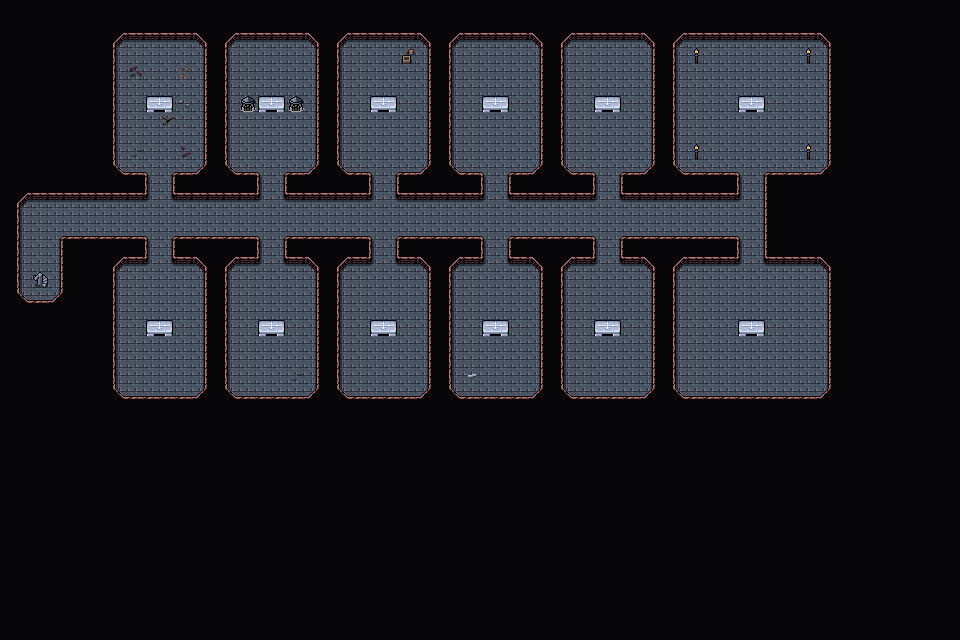

The image is a tile-based game level rendered from a .tmx file. Its description and source (layers, tilesets, objects; grid data summarised) follow:
An orthogonal 60x40 tile map with 16x16 px tiles, 3 tile layers (Background, Walls, Clutter), 2 tilesets and 16 objects.

<map version="1.10" tiledversion="1.11.2" orientation="orthogonal" renderorder="right-down" width="60" height="40" tilewidth="16" tileheight="16" infinite="0" nextlayerid="8" nextobjectid="100">
 <editorsettings>
  <export target="wastetown..tmx" format="tmx" />
 </editorsettings>
 <properties>
  <property name="dungeonEffect" value="{&quot;startBattleWithCard&quot;: [ &quot;Voldaren Estate&quot;, &quot;Voldaren Bloodcaster&quot; ]}" />
 </properties>
 <tileset firstgid="1" source="../../../../common/maps/tileset/main.tsx" />
 <tileset firstgid="10113" source="../../../../common/maps/tileset/buildings.tsx" />
 <layer id="1" name="Background" width="60" height="40">
  <data>[2400 cells, 2400 non-empty, 1 distinct tile ids]</data>
 </layer>
 <layer id="2" name="Walls" width="60" height="40">
  <data>[2400 cells, 1959 non-empty, 14 distinct tile ids]</data>
 </layer>
 <layer id="3" name="Clutter" width="60" height="40">
  <properties>
   <property name="spriteLayer" type="bool" value="true" />
  </properties>
  <data>[2400 cells, 40 non-empty, 13 distinct tile ids]</data>
 </layer>
 <objectgroup id="4" name="Objects">
  <object id="66" template="../../../../common/maps/obj/door_up.tx" x="35.2402" y="285.749">
   <properties>
    <property name="teleport" value="../Realm of Legends/maps/map/evilgrove/Castle_Voldaren_1.tmx" />
    <property name="teleportObjectId" value="66" />
   </properties>
  </object>
  <object id="79" template="../../../../common/maps/obj/enemy.tx" x="744.5" y="166.287">
   <properties>
    <property name="defeatDialog">[
	{
	   "text": "The great vampire staggers back, your final blow already causing his body to begin dissolving into dust.
'Slain by one such as you... What an ignoble fate...'",
   "options": [{
      "name": "(Continue)", "action": [{"deleteMapObject":-1}]}]
	}
	]</property>
    <property name="effect" value="{&quot;startBattleWithCard&quot;: [&quot;Ceremonial Knife|VOW&quot;, &quot;Groom's Finery|VOW&quot;, &quot;Glass-Cast Heart|VOC&quot;, &quot;Blood Fountain|VOW&quot;, &quot;Wedding Invitation|VOW&quot;]}" />
    <property name="enemy" value="Edgar Markov" />
    <property name="spawn.Hard" type="bool" value="false" />
    <property name="spawn.Insane" type="bool" value="false" />
    <property name="speedModifier" type="float" value="0" />
    <property name="threatRange" type="int" value="0" />
   </properties>
  </object>
  <object id="83" template="../../../../common/maps/obj/enemy.tx" x="489.178" y="225.9">
   <properties>
    <property name="enemy" value="Sorin" />
    <property name="speedModifier" type="float" value="50" />
    <property name="threatRange" type="int" value="50" />
    <property name="waypoints" value="" />
   </properties>
  </object>
  <object id="84" template="../../../../common/maps/obj/enemy.tx" x="261.282" y="226.273">
   <properties>
    <property name="enemy" value="Runo" />
    <property name="speedModifier" type="float" value="50" />
    <property name="threatRange" type="int" value="50" />
    <property name="waypoints" value="" />
   </properties>
  </object>
  <object id="88" template="../../../../common/maps/obj/booster.tx" x="718.333" y="95">
   <properties>
    <property name="reward">[
  {
    "editions": [ "VOW" ],
    "type": "card",
    "count": 10,
    "rarity": [ "Common" ]
  },
  {
    "editions": [ "VOW" ],
    "type": "card",
    "count": 3,
    "rarity": [ "Uncommon" ]
  },
  {
    "editions": [ "VOW" ],
    "type": "card",
    "count": 1,
    "rarity": [ "Rare", "Mythic Rare" ]
  }
]
</property>
   </properties>
  </object>
  <object id="89" template="../../../../common/maps/obj/booster.tx" x="768.667" y="95.6667">
   <properties>
    <property name="reward">[
  {
    "editions": [ "ISD" ],
    "type": "card",
    "count": 10,
    "rarity": [ "Common" ]
  },
  {
    "editions": [ "ISD" ],
    "type": "card",
    "count": 3,
    "rarity": [ "Uncommon" ]
  },
  {
    "editions": [ "ISD" ],
    "type": "card",
    "count": 1,
    "rarity": [ "Rare", "Mythic Rare" ]
  }
]
</property>
   </properties>
  </object>
  <object id="90" template="../../../../common/maps/obj/booster.tx" x="719" y="66">
   <properties>
    <property name="reward">[
  {
    "editions": [ "SOI" ],
    "type": "card",
    "count": 10,
    "rarity": [ "Common" ]
  },
  {
    "editions": [ "SOI" ],
    "type": "card",
    "count": 3,
    "rarity": [ "Uncommon" ]
  },
  {
    "editions": [ "SOI" ],
    "type": "card",
    "count": 1,
    "rarity": [ "Rare", "Mythic Rare" ]
  }
]
</property>
   </properties>
  </object>
  <object id="91" template="../../../../common/maps/obj/booster.tx" x="769.667" y="67">
   <properties>
    <property name="reward">[
  {
    "editions": [ "DKA" ],
    "type": "card",
    "count": 10,
    "rarity": [ "Common" ]
  },
  {
    "editions": [ "DKA" ],
    "type": "card",
    "count": 3,
    "rarity": [ "Uncommon" ]
  },
  {
    "editions": [ "DKA" ],
    "type": "card",
    "count": 1,
    "rarity": [ "Rare", "Mythic Rare" ]
  }
]
</property>
   </properties>
  </object>
  <object id="92" template="../../../../common/maps/obj/dialog.tx" x="744.583" y="196.5" width="16" height="16" rotation="0" visible="1">
   <properties>
    <property name="dialog">[
{
   "text": "A heavily armored ancient vampire stands regally before you, disdain thick in his voice as he speaks. 
'I can't say I'm surprised my pathetic so-called kin failed to stop an intruder with power such as yours. But thinking I will fall as easily as them will be your last mistake.'",
   "options": [{
      "name": "(Continue)", "action": [{"deleteMapObject":-1}]}]
}
]</property>
   </properties>
  </object>
  <object id="93" template="../../../../common/maps/obj/dialog.tx" x="103.833" y="233.25" width="32" height="32" rotation="0" visible="1">
   <properties>
    <property name="dialog">[
{
   "text": "The castle basement's air is stale and an unsettling silence hangs over it. Even the darkness seems to hesitate to retreat before the light down here. Entrances to numerous crypts line the halls, but the thick dust upon them indicate they are simply what they appear. Still, danger does lurk here - a fierce hunger can somehow be felt from deep within the shadows ahead.",
   "options": [{
      "name": "(Continue)", "action": [{"deleteMapObject":-1}]}]
}
]</property>
   </properties>
  </object>
  <object id="94" template="../../../../common/maps/obj/gold.tx" x="742.364" y="65.8182" />
  <object id="95" template="../../../../common/maps/obj/gold.tx" x="742.364" y="91.2727" />
  <object id="96" template="../../../../common/maps/obj/gold.tx" x="742.545" y="77.4545" />
  <object id="97" template="../../../../common/maps/obj/gold.tx" x="720" y="77.6364" />
  <object id="98" template="../../../../common/maps/obj/gold.tx" x="769.636" y="78.9091" />
  <object id="99" template="../../../../common/maps/obj/enemy.tx" x="744" y="166.75">
   <properties>
    <property name="defeatDialog">[
	{
	   "text": "The great vampire staggers back, your final blow already causing his body to begin dissolving into dust.
'Slain by one such as you... What an ignoble fate...'",
   "options": [{
      "name": "(Continue)", "action": [{"deleteMapObject":-1}]}]
	}
	]</property>
    <property name="effect" value="{&quot;startBattleWithCard&quot;: [&quot;Ceremonial Knife|VOW&quot;, &quot;markov patrician&quot;, &quot;Groom's Finery|VOW&quot;, &quot;Glass-Cast Heart|VOC&quot;, &quot;Blood Fountain|VOW&quot;, &quot;Wedding Invitation|VOW&quot;]}" />
    <property name="enemy" value="Edgar Markov" />
    <property name="spawn.Easy" type="bool" value="false" />
    <property name="spawn.Normal" type="bool" value="false" />
    <property name="speedModifier" type="float" value="0" />
    <property name="threatRange" type="int" value="0" />
   </properties>
  </object>
 </objectgroup>
</map>
